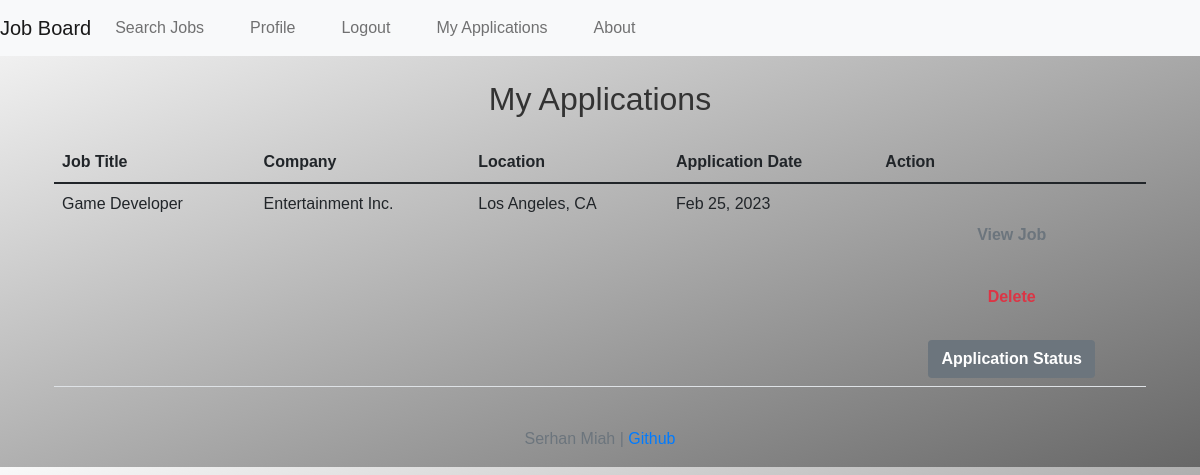
/my_applications (signed in), run on the app's committed database.
### project/models.py (models this page shows, shortened)
class Application(db.Model):
    id = db.Column(db.Integer, primary_key=True)
    name = db.Column(db.String(255), nullable=False)
    email = db.Column(db.String(255), nullable=False)
    phone = db.Column(db.String(255), nullable=False)
    resume = db.Column(db.String(255), nullable=False)
    date_applied = db.Column(db.DateTime, nullable=False, default=datetime.utcnow)
    job_id = db.Column(db.Integer, db.ForeignKey('job.id'), nullable=False)
    user_id = db.Column(db.Integer, db.ForeignKey('user.id'), nullable=False)
    user = db.relationship('User', backref='applications')

class Job(db.Model):
    id = db.Column(db.Integer, primary_key=True)
    title = db.Column(db.String(100), nullable=False)
    company = db.Column(db.String(100), nullable=False)
    description = db.Column(db.String(1000), nullable=False)
    location = db.Column(db.String(100), nullable=False)
    salary_min = db.Column(db.Integer)
    salary_max = db.Column(db.Integer)
    date_posted = db.Column(db.DateTime, nullable=False, default=datetime.utcnow)
    is_active = db.Column(db.Boolean, nullable=False, default=True)
    applicants = db.relationship('Application', backref='job', lazy=True)

### project/applicants/routes.py (the view)
@applicants_bp.route('/my_applications')
@login_required
def my_applications():
    applications = Application.query.filter_by(user_id=current_user.id).all()
    return render_template('my_applications.html', applications=applications)

### project/models.py (called while the page is built)
@login_manager.user_loader
def load_user(user_id):
    return User.query.get(int(user_id))

### project/templates/my_applications.html (shortened to what this page needs)
{% extends "base.html" %}
{% block content %}
<div class="container mt-4">
  <h2 class="text-center mb-4">My Applications</h2>
  <table class="table">
    <thead class="table-header">
      <tr>
        <th class="header-cell">Job Title</th>
        <th class="header-cell">Company</th>
        <th class="header-cell">Location</th>
        <th class="header-cell">Application Date</th>
        <th class="header-cell">Action</th>
      </tr>
    </thead>
    <tbody>
      {% for application in applications %}
      <tr>
        <td>{{ application.job.title }}</td>
        <td>{{ application.job.company }}</td>
        <td>{{ application.job.location }}</td>
        <td>{{ application.date_applied.strftime('%b %d, %Y') }}</td>
        <td>
          <div class="text-center mt-4">
            <a href="{{ url_for('job_board.job_detail', job_id=application.job.id) }}" class="btn btn-sm btn-outline-secondary">View Job</a>
          </div>
          <form action="{{ url_for('applicants.delete_application', application_id=application.id) }}" method="post" onsubmit="return confirm('Are you sure you want to delete this application?')">
            <div class="text-center mt-4">
            <button type="submit" class="btn btn-sm btn-outline-danger">Delete</button>
            </div>
          </form>
          <div class="text-center mt-4">
            <a href="{{ url_for('applicants.application_list') }}" class="btn btn-secondary ml-2">Application Status</a>
          </div>
        </td>
      </tr>
      {% endfor %}
    </tbody>
  </table>
</div>
{% endblock %}

### project/static/style.css (style rules this page uses)
:root { --font-size-base: 16px; --line-height-base: 1.5; }
body { font-family: sans-serif; font-size: var(--font-size-base); line-height: var(--line-height-base); background: linear-gradient(to bottom right, #f9f9f9, #676767); color: #333; }
a { color: #007bff; text-decoration: none; }
.btn { font-weight: bold; text-align: center; white-space: nowrap; vertical-align: middle; user-select: none; border: 1px solid transparent; padding: 0.375rem 0.75rem; font-size: 1rem; line-height: 1.5; border-radius: 0.25rem; transition: all 0.15s ease-in-out; }

### data on the page
Application: job "Game Developer", job.company "Entertainment Inc.", job.location "Los Angeles, CA", date_applied "Feb 25, 2023"
